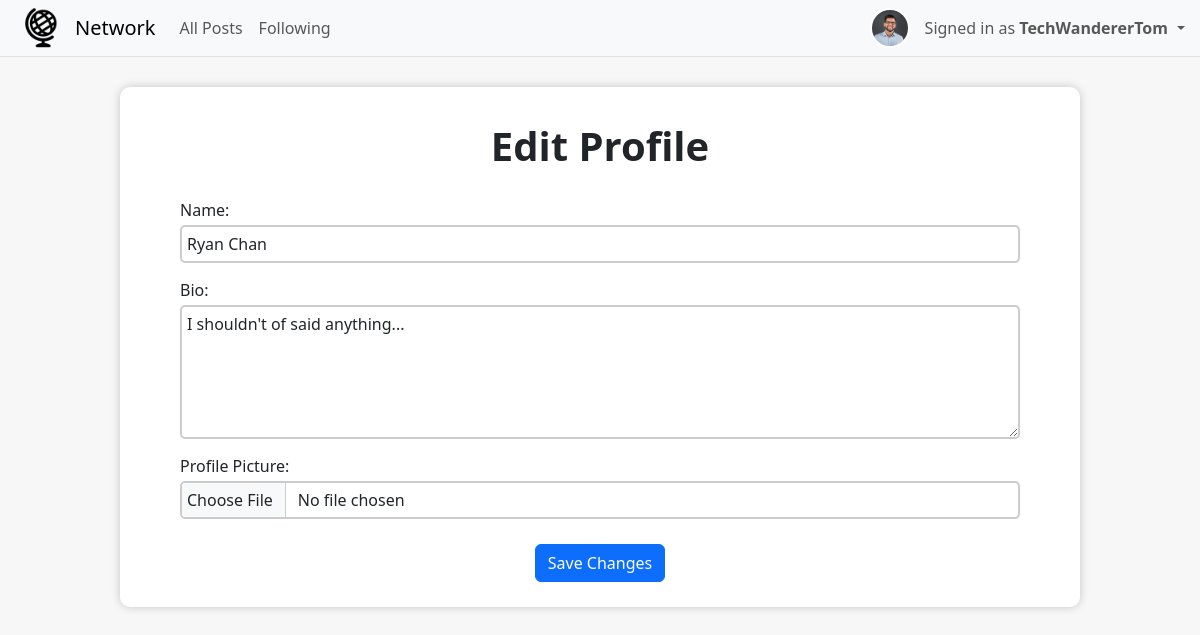
The page /edit_profile/7 (signed in) on the database as committed earlier.
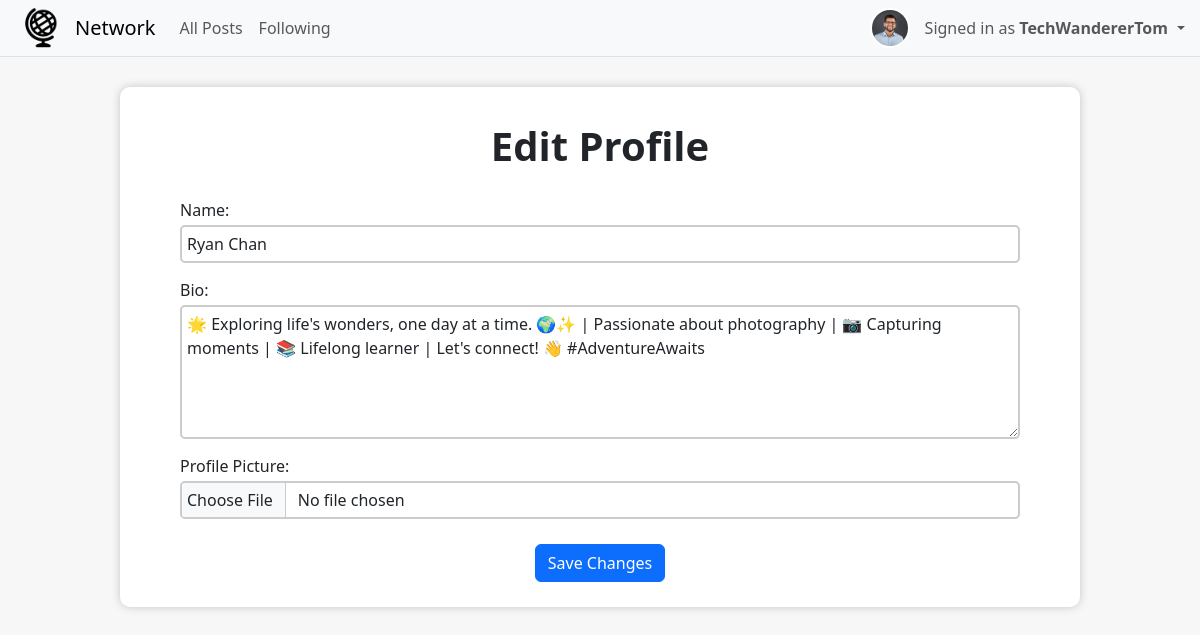
The same page on the database as committed later.
### network/models.py (models this page shows, shortened)
class Profile(models.Model):
    user = models.OneToOneField(User, on_delete=models.CASCADE, related_name="profile")
    name = models.CharField(max_length=200, null=True, blank=True)
    bio = models.TextField(null=True, blank=True)
    picture = models.ImageField(upload_to='profile-pics', default='profile-pics/default.jpg')

### network/views.py (the view, shortened to what this page needs)
# urls.py: path("edit_profile/<int:user_id>", views.edit_profile, name="edit_profile"),
def edit_profile(request, user_id):
    user = User.objects.get(pk=user_id)
    profile = Profile.objects.get(user=user)
    return render(request, "network/edit_profile.html", {
        "user_id": user_id,
        "profile": profile
    })

### network/templates/network/edit_profile.html (shortened to what this page needs)
{% extends "network/layout.html" %}
{% block body %}
    <div class="edit-profile-container">
        <h2 class="details-heading" style="padding-top: 15px;">Edit Profile</h2>
        <form class="centered-form" action="{% url 'edit_profile' user_id %}" method="POST" enctype="multipart/form-data">
            <div class="form-group" style="width: 70vw">
                <label for="imageUpload">Name:</label>
                <input class="form-control" type="text" name="name" placeholder="Your Name..." value="{{ profile.name }}">
            </div>
            <div class="form-group" style="width: 70vw">
                <label for="imageUpload">Bio:</label>
                <textarea class="form-control" name="bio" placeholder="What's New?" rows="5" >{{ profile.bio }}</textarea>
            </div>
            <div class="form-group" style="width: 70vw">
                <label for="imageUpload">Profile Picture:</label>
                <input class="form-control" type="file" name="profile_pic" id="profile_pic">
            </div>
            <input class="btn btn-primary" type="submit" value="Save Changes" style="margin-top: 10px; margin-bottom: 5px;">
        </form>
    </div>
{% endblock %}

Rows that differ between the two databases and show on the page:
changed Profile "Ryan Chan": bio "I shouldn't of said anything..." → "🌟 Exploring life's wonders, one day at a time. 🌍✨ | Passionate about photography | 📷 Capturing moments | 📚 Lifelong learner | Let's connect! 👋 #AdventureAwaits"
